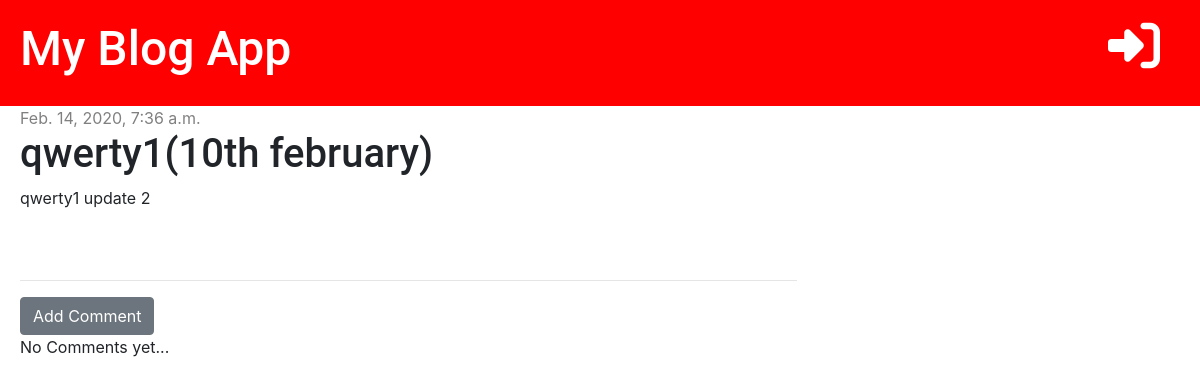
The page /post/2 on the database as committed earlier.
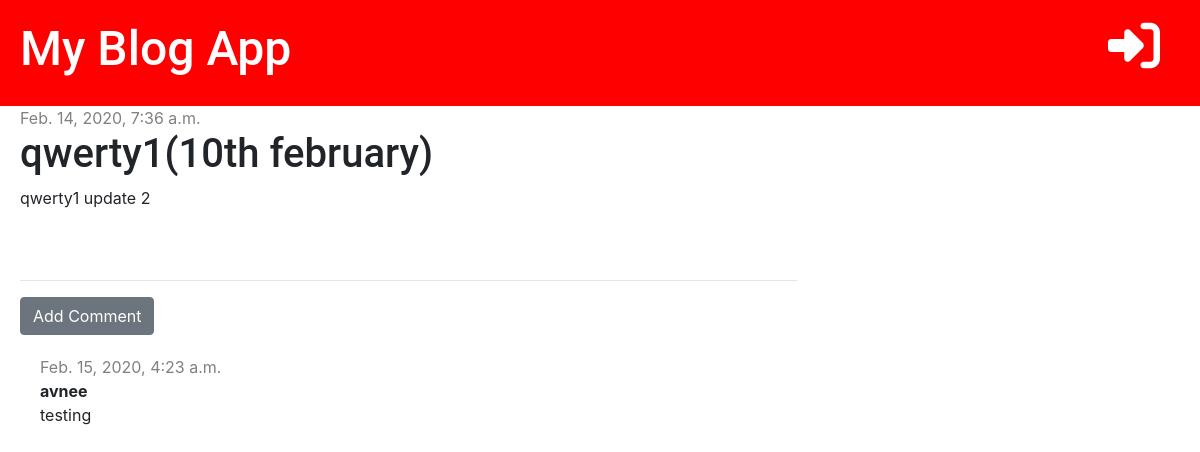
The same page on the database as committed later.
### my_site/models.py (models this page shows, shortened)
class Post(models.Model):
    author= models.ForeignKey('auth.User', on_delete=models.CASCADE)
    title=models.CharField(max_length=200)
    text=models.TextField()
    created_date=models.DateTimeField(default=timezone.now)
    published_date= models.DateTimeField(blank=True, null=True)

class Comment(models.Model):
    post = models.ForeignKey('my_site.Post',on_delete=models.CASCADE,related_name='comments')
    author = models.CharField(max_length=200)
    text= models.TextField()
    created_date = models.DateTimeField(default=timezone.now)

### my_site/views.py (the view)
# urls.py: path('post/<int:pk>',views.post_detail,name='post_detail'),
def post_detail(request,pk):
    post=get_object_or_404(Post, pk=pk)
    stuff_for_frontend = {'post': post}
    return render(request,'my_site/post_detail.html',stuff_for_frontend)

### templates/my_site/post_detail.html (shortened to what this page needs)
{% extends 'base.html' %}
{% block content %}
    <div class="post">
        {% if post.published_date %}
            <div class="date">
                {{ post.published_date }}
            </div>
        {% else %}
            <a href="{% url 'post_publish' pk=post.pk %}" class="btn btn-primary">Publish</a>
        {% endif %}
        <h1>{{ post.title }}</h1>
        <p>{{ post.text|linebreaksbr }}</p>
    </div>
    <hr>
    <a href="{% url 'add_comment' pk=post.pk %}" class="btn btn-secondary">Add Comment</a>
    {% for comment in post.comments.all %}
        <div class="comment">
            <div class="date">
                {{ comment.created_date }}
            </div>
            <strong>{{ comment.author }}</strong>
            <p>{{ comment.text }}</p>
        </div>
    {% empty %}
        <p>No Comments yet...</p>
    {% endfor %}
{% endblock %}

### templates/base.html (shortened to what this page needs)
<!DOCTYPE html>
{% load static %}
<html lang="en">
<head>
    <link rel="stylesheet" href="{% static 'css/blog.css' %}">
    <link rel="stylesheet" href="https://stackpath.bootstrapcdn.com/bootstrap/4.4.1/css/bootstrap.min.css">
</head>
<body>
<div class="page-header">
    {% if user.is_authenticated %}
        <div class="top-menu">
            <a>Hello, {{ user.username }}<small><a href="{% url 'logout' %}"> (Log out)</a></small></a>
            <a href="{% url 'post_new' %}"><i class="fas fa-plus-circle fa-2x"></i></a>
            <a href="{% url 'post_draft' %}"><i class="fab fa-firstdraft fa-2x"></i></a>
        </div>
    {% else %}
        <a href="{% url 'login' %}" class="top-menu"><i class="fas fa-sign-in-alt fa-2x"></i></a>
    {% endif %}
    <h1><a href="{% url "post_list" %}" class="">My Blog App</a></h1>
</div>
<div class="content-container">
    <div class="row">
        <div class="col-md-8">
            {% block content %}
            {% endblock %}
        </div>
    </div>
</div>
</body>
</html>

### static/css/blog.css (style rules this page uses)
.page-header { background-color: #ff0000; margin-top: 0; padding: 20px 20px 20px 20px; }
.page-header h1, .page-header h1 a { color: #ffffff; font-size: 36pt; text-decoration: none; }
.content-container { margin-left: 20px; }
h1,h2,h3 { font-family: 'Roboto', 'inherit', 'Droid Sans', serif; font-size: 48px; }
.date { color: gray; }
.post { margin-bottom: 70px; }
.top-menu { color: white; float: right; font-size: 26px; margin-right: 20px; }
.comment { margin: 20px 0px 20px 20px; }

Rows that differ between the two databases and show on the page:
added Comment: created_date "Feb. 15, 2020, 4:23 a.m.", author "avnee", text "testing"
Other text that changed with them:
text no longer shown: "No Comments yet..."
